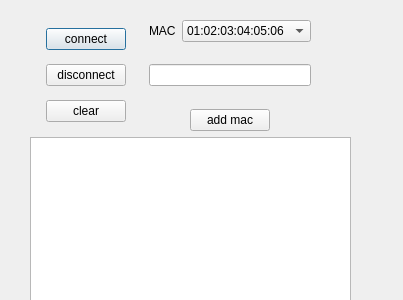
<?xml version="1.0" encoding="UTF-8"?>
<ui version="4.0">
 <class>ble_conn_dialog</class>
 <widget class="QDialog" name="ble_conn_dialog">
  <property name="geometry">
   <rect>
    <x>0</x>
    <y>0</y>
    <width>403</width>
    <height>300</height>
   </rect>
  </property>
  <property name="windowTitle">
   <string>Dialog</string>
  </property>
  <property name="sizeGripEnabled">
   <bool>false</bool>
  </property>
  <widget class="QWidget" name="gridLayoutWidget">
   <property name="geometry">
    <rect>
     <x>30</x>
     <y>20</y>
     <width>321</width>
     <height>309</height>
    </rect>
   </property>
   <layout class="QGridLayout" name="gridLayout">
    <item row="0" column="0">
     <layout class="QVBoxLayout" name="verticalLayout">
      <item>
       <layout class="QHBoxLayout" name="horizontalLayout" stretch="1,1,0">
        <item>
         <layout class="QVBoxLayout" name="verticalLayout_3">
          <item>
           <layout class="QHBoxLayout" name="horizontalLayout_5">
            <item>
             <spacer name="horizontalSpacer_8">
              <property name="orientation">
               <enum>Qt::Horizontal</enum>
              </property>
              <property name="sizeHint" stdset="0">
               <size>
                <width>40</width>
                <height>20</height>
               </size>
              </property>
             </spacer>
            </item>
            <item>
             <widget class="QPushButton" name="pushButton_ble_connect">
              <property name="text">
               <string>connect</string>
              </property>
             </widget>
            </item>
            <item>
             <spacer name="horizontalSpacer_4">
              <property name="orientation">
               <enum>Qt::Horizontal</enum>
              </property>
              <property name="sizeHint" stdset="0">
               <size>
                <width>40</width>
                <height>20</height>
               </size>
              </property>
             </spacer>
            </item>
           </layout>
          </item>
          <item>
           <layout class="QHBoxLayout" name="horizontalLayout_6">
            <item>
             <spacer name="horizontalSpacer_9">
              <property name="orientation">
               <enum>Qt::Horizontal</enum>
              </property>
              <property name="sizeHint" stdset="0">
               <size>
                <width>40</width>
                <height>20</height>
               </size>
              </property>
             </spacer>
            </item>
            <item>
             <widget class="QPushButton" name="pushButton_ble_disconnect">
              <property name="text">
               <string>disconnect</string>
              </property>
             </widget>
            </item>
            <item>
             <spacer name="horizontalSpacer_3">
              <property name="orientation">
               <enum>Qt::Horizontal</enum>
              </property>
              <property name="sizeHint" stdset="0">
               <size>
                <width>40</width>
                <height>20</height>
               </size>
              </property>
             </spacer>
            </item>
           </layout>
          </item>
          <item>
           <layout class="QHBoxLayout" name="horizontalLayout_7">
            <item>
             <spacer name="horizontalSpacer_10">
              <property name="orientation">
               <enum>Qt::Horizontal</enum>
              </property>
              <property name="sizeHint" stdset="0">
               <size>
                <width>40</width>
                <height>20</height>
               </size>
              </property>
             </spacer>
            </item>
            <item>
             <widget class="QPushButton" name="pushButton_ble_log_clear">
              <property name="text">
               <string>clear</string>
              </property>
             </widget>
            </item>
            <item>
             <spacer name="horizontalSpacer_5">
              <property name="orientation">
               <enum>Qt::Horizontal</enum>
              </property>
              <property name="sizeHint" stdset="0">
               <size>
                <width>40</width>
                <height>20</height>
               </size>
              </property>
             </spacer>
            </item>
           </layout>
          </item>
         </layout>
        </item>
        <item>
         <layout class="QVBoxLayout" name="verticalLayout_2">
          <item>
           <layout class="QHBoxLayout" name="horizontalLayout_2" stretch="0,0,2,0,0">
            <item>
             <spacer name="horizontalSpacer_6">
              <property name="orientation">
               <enum>Qt::Horizontal</enum>
              </property>
              <property name="sizeHint" stdset="0">
               <size>
                <width>40</width>
                <height>20</height>
               </size>
              </property>
             </spacer>
            </item>
            <item>
             <widget class="QLabel" name="label">
              <property name="sizePolicy">
               <sizepolicy hsizetype="Minimum" vsizetype="Minimum">
                <horstretch>0</horstretch>
                <verstretch>0</verstretch>
               </sizepolicy>
              </property>
              <property name="text">
               <string>MAC</string>
              </property>
             </widget>
            </item>
            <item>
             <widget class="QComboBox" name="comboBox_mac_select">
              <property name="sizePolicy">
               <sizepolicy hsizetype="Minimum" vsizetype="Minimum">
                <horstretch>0</horstretch>
                <verstretch>0</verstretch>
               </sizepolicy>
              </property>
              <item>
               <property name="text">
                <string>01:02:03:04:05:06</string>
               </property>
              </item>
             </widget>
            </item>
            <item>
             <spacer name="horizontalSpacer_7">
              <property name="orientation">
               <enum>Qt::Horizontal</enum>
              </property>
              <property name="sizeHint" stdset="0">
               <size>
                <width>40</width>
                <height>20</height>
               </size>
              </property>
             </spacer>
            </item>
            <item>
             <layout class="QHBoxLayout" name="horizontalLayout_8"/>
            </item>
           </layout>
          </item>
          <item>
           <spacer name="verticalSpacer">
            <property name="orientation">
             <enum>Qt::Vertical</enum>
            </property>
            <property name="sizeHint" stdset="0">
             <size>
              <width>20</width>
              <height>40</height>
             </size>
            </property>
           </spacer>
          </item>
          <item>
           <layout class="QHBoxLayout" name="horizontalLayout_4">
            <item>
             <widget class="QLineEdit" name="lineEdit_mac_addr">
              <property name="sizePolicy">
               <sizepolicy hsizetype="Preferred" vsizetype="Fixed">
                <horstretch>0</horstretch>
                <verstretch>0</verstretch>
               </sizepolicy>
              </property>
             </widget>
            </item>
           </layout>
          </item>
          <item>
           <spacer name="verticalSpacer_2">
            <property name="orientation">
             <enum>Qt::Vertical</enum>
            </property>
            <property name="sizeHint" stdset="0">
             <size>
              <width>20</width>
              <height>40</height>
             </size>
            </property>
           </spacer>
          </item>
          <item>
           <layout class="QHBoxLayout" name="horizontalLayout_3">
            <item>
             <spacer name="horizontalSpacer_11">
              <property name="orientation">
               <enum>Qt::Horizontal</enum>
              </property>
              <property name="sizeHint" stdset="0">
               <size>
                <width>40</width>
                <height>20</height>
               </size>
              </property>
             </spacer>
            </item>
            <item>
             <widget class="QPushButton" name="pushButton_addmac">
              <property name="text">
               <string>add mac</string>
              </property>
             </widget>
            </item>
            <item>
             <spacer name="horizontalSpacer_2">
              <property name="orientation">
               <enum>Qt::Horizontal</enum>
              </property>
              <property name="sizeHint" stdset="0">
               <size>
                <width>40</width>
                <height>20</height>
               </size>
              </property>
             </spacer>
            </item>
           </layout>
          </item>
         </layout>
        </item>
        <item>
         <spacer name="horizontalSpacer">
          <property name="orientation">
           <enum>Qt::Horizontal</enum>
          </property>
          <property name="sizeHint" stdset="0">
           <size>
            <width>40</width>
            <height>20</height>
           </size>
          </property>
         </spacer>
        </item>
       </layout>
      </item>
      <item>
       <widget class="QTextEdit" name="textEdit_ble_log">
        <property name="sizePolicy">
         <sizepolicy hsizetype="Minimum" vsizetype="Minimum">
          <horstretch>0</horstretch>
          <verstretch>0</verstretch>
         </sizepolicy>
        </property>
       </widget>
      </item>
     </layout>
    </item>
   </layout>
  </widget>
 </widget>
 <resources/>
 <connections/>
</ui>
